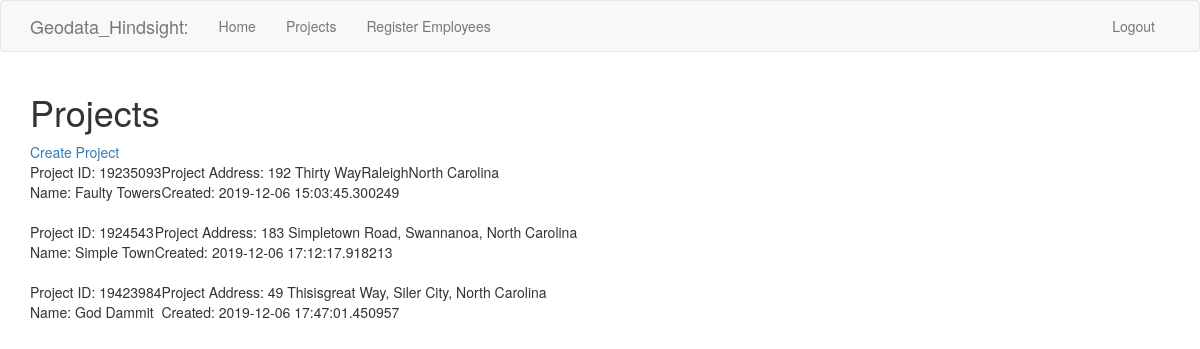
The page /projects/susan (signed in) on the database its author committed.
### app/models.py (models this page shows, shortened)
class Project(db.Model):
	id = db.Column(db.Integer, primary_key=True)
	internal_id = db.Column(db.Integer, index=True, unique=True)
	project_name = db.Column(db.String(60), index=True, unique=True)
	project_address = db.Column(db.String(120), unique=True)
	time_created = db.Column(db.DateTime, default=datetime.utcnow())
	creator_id = db.Column(db.Integer, db.ForeignKey('user.id'))

### app/routes.py (the view)
@app.route('/projects/<username>')
@login_required
def projects(username):
    projects = current_user.projects
    return render_template('projects.html', projects=projects)

### app/models.py (called while the page is built)
@login.user_loader
def load_user(id):
	return User.query.get(int(id))

### app/templates/projects.html
{% extends "base.html" %}
{% block app_content %}
    <h1>Projects</h1>
    <a href="{{ url_for('createproject',username=current_user.username)}}">Create Project</a>
    {% for project in projects %}
        {% include '_project.html' %}
    {% endfor %}
{% endblock %}

### app/templates/base.html (shortened to what this page needs)
{% extends 'bootstrap/base.html' %}
    {% block navbar %}
        <nav class="navbar navbar-default">
        <div class="container">
            <div class="navbar-header">
                <a class="navbar-brand" href="{{ url_for('index') }}">Geodata_Hindsight:</a>
            </div>
        <div class="collapse navbar-collapse" id="bs-example-navbar-collapse-1">
            <ul class="nav navbar-nav">
		        <li><a href="{{ url_for('index') }}">Home</a></li>
                {% if current_user.manager %}
                <li><a href="{{ url_for('projects', username=current_user.username )}}">Projects</a></li>
		        <li><a href="{{ url_for('register') }}">Register Employees</a></li>
		        {% endif %}
            </ul>
		    <ul class="nav navbar-nav navbar-right">
                {% if current_user.is_anonymous %}
        	    <li><a href="{{ url_for('login') }}">Login</a></li>
		        {% else %}
		        <li><a href="{{ url_for('logout') }}">Logout</a></li>
		        {% endif %}
		    </ul>
        </div>
    </div>
    </nav>
    {% endblock %}
	{% block content %}
    <div class="container">
        {% block app_content %}{% endblock %}
    </div>
    {% endblock %}

### app/templates/_project.html
<br>
<table>
    <tr valign="top">
        <td>
          Project ID: {{ project.internal_id }}<br>
          Name: {{ project.project_name }}
        </td>
        <td>
          Project Address: {{ project.project_address }}<br>
          Created: {{ project.time_created }}
        </td>
    </tr>
</table>

### rows shown on the page
Project: internal_id "19235093", project_name "Faulty Towers", project_address "192 Thirty WayRaleighNorth Carolina", time_created "2019-12-06 15:03:45.300249"
Project: internal_id "1924543", project_name "Simple Town", project_address "183 Simpletown Road, Swannanoa, North Carolina", time_created "2019-12-06 17:12:17.918213"
Project: internal_id "19423984", project_name "God Dammit", project_address "49 Thisisgreat Way, Siler City, North Carolina", time_created "2019-12-06 17:47:01.450957"
